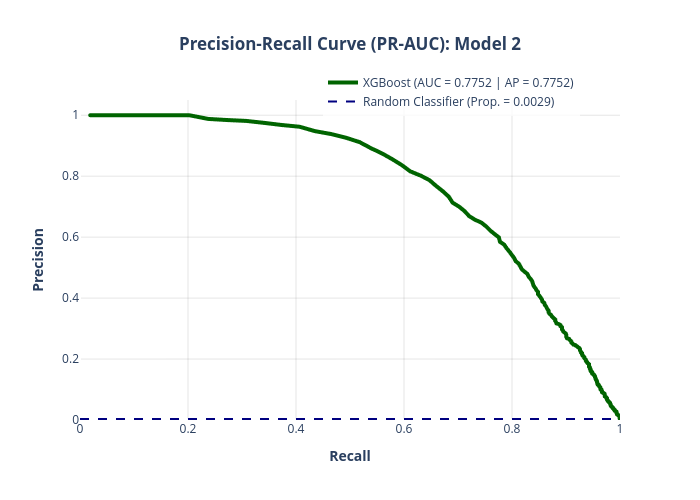

Write notebook code for a chart like this one.
### Code cell
plot_PRAUC(precision_xgb_2, recall_xgb_2, pr_auc_xgb_2, ap_xgb_2, "XGBoost", "Model 2", "darkgreen")

### Figure 1 — Plotly figure (JSON) as saved in the notebook; plotly's stock layout.template omitted (floating-point values rounded to 4 significant figures; data arrays with more than 128 entries replaced by an {"elided": "..."} marker saying what was removed)
{"data": [{"hovertemplate": "<b>Recall:</b> %{x:.4f}<br><b>Precision:</b> %{y:.4f}<extra></extra>", "legendgroup": "", "line": {"color": "darkgreen", "dash": "solid", "width": 4}, "marker": {"symbol": "circle"}, "mode": "lines", "name": "XGBoost (AUC = 0.7752 | AP = 0.7752)", "showlegend": true, "type": "scattergl", "x": {"elided": "9170 float values"}, "xaxis": "x", "y": {"elided": "9170 float values"}, "yaxis": "y"}, {"hovertemplate": "=%{y}<extra></extra>", "legendgroup": "", "line": {"color": "navy", "dash": "dash", "width": 2}, "marker": {"color": "#636efa", "symbol": "circle"}, "mode": "lines", "name": "Random Classifier (Prop. = 0.0029)", "orientation": "v", "showlegend": true, "type": "scatter", "x": [null], "xaxis": "x", "y": [null], "yaxis": "y"}], "layout": {"autosize": false, "height": 500, "legend": {"bgcolor": "rgba(255, 255, 255, 0.8)", "tracegroupgap": 0, "x": 0.45, "y": 1.1}, "plot_bgcolor": "white", "shapes": [{"line": {"color": "navy", "dash": "dash", "width": 2}, "type": "line", "x0": 0, "x1": 1, "y0": 0.002941, "y1": 0.002941}], "title": {"text": "<b>Precision-Recall Curve (PR-AUC): Model 2</b>", "x": 0.5}, "width": 700, "xaxis": {"anchor": "y", "domain": [0, 1], "gridcolor": "rgba(0,0,0,0.1)", "range": [0, 1], "title": {"text": "<b>Recall<b>"}}, "yaxis": {"anchor": "x", "domain": [0, 1], "gridcolor": "rgba(0,0,0,0.1)", "range": [0, 1.05], "title": {"text": "<b>Precision<b>"}}}}
